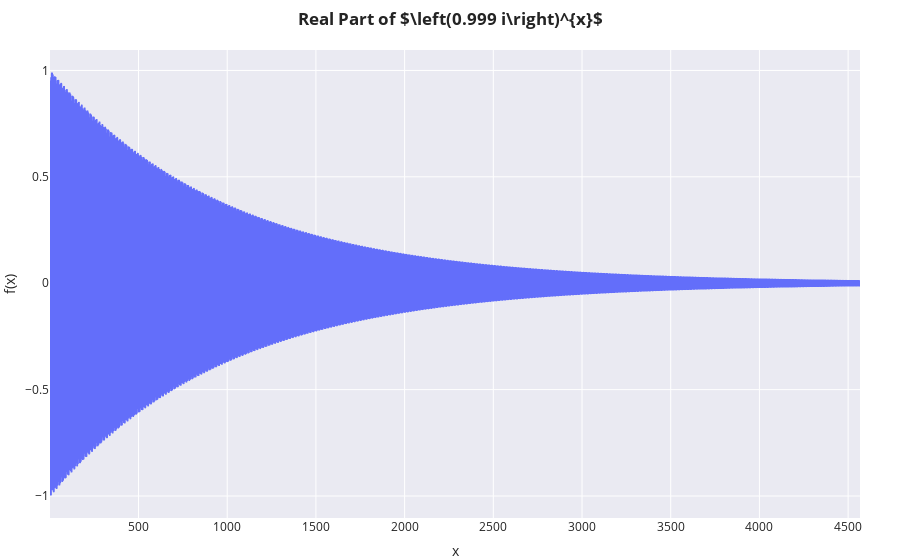

The code cell stored with this chart in its notebook:
### Code cell
f = (0.999 * I)**x

plot = dtuplot.plot(re(f), (x, 1, 4567), n = 10000, title=f'Real Part of ${latex(f)}$', show=False)
plot.show()

### Figure 1 — Plotly figure (JSON) as saved in the notebook; plotly's stock layout.template omitted (floating-point values rounded to 4 significant figures; data arrays with more than 128 entries replaced by an {"elided": "..."} marker saying what was removed)
{"data": [{"line": {"color": "#636EFA"}, "mode": "lines", "name": "re(0.999**x*I**x)", "showlegend": true, "type": "scattergl", "x": {"elided": "10000 float values"}, "y": {"elided": "10000 float values"}}], "layout": {"margin": {"b": 0, "l": 0, "r": 40, "t": 50}, "polar": {"angularaxis": {"direction": "counterclockwise", "rotation": 0}}, "scene": {"aspectratio": {}, "camera": {}, "xaxis": {"showgrid": true, "title": {"text": "x"}, "visible": true, "zeroline": true}, "yaxis": {"showgrid": true, "title": {"text": "f(x)"}, "visible": true, "zeroline": true}, "zaxis": {"showgrid": true, "title": {"text": ""}, "visible": true, "zeroline": true}}, "showlegend": false, "title": {"text": "<b>Real Part of $\\left(0.999 i\\right)^{x}$</b>", "x": 0.5}, "xaxis": {"constrain": "domain", "showgrid": true, "title": {"text": "x"}, "visible": true, "zeroline": true}, "yaxis": {"showgrid": true, "title": {"text": "f(x)"}, "visible": true, "zeroline": true}}}
